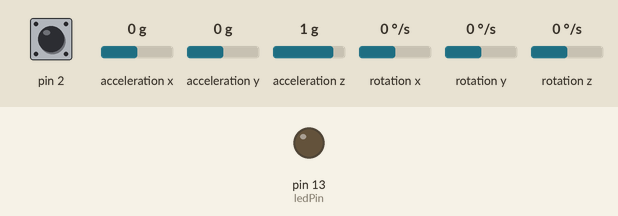
Simulated run of this sketch. Board: Arduino Uno, built with avr-gcc and run on an emulated ATmega328P. Shown: output pins drawn as LEDs (lit = HIGH). Wiring (inferred from the names in the program): HMC5883L compass at I2C address 0x1E; ADXL345 accelerometer at I2C address 0x53; ITG-3200 gyroscope at I2C address 0x68. Inputs (shaded band) come from the test bench; at power-on: pin 2 HIGH, acceleration x 0 g, acceleration y 0 g, acceleration z 1 g, rotation x 0 °/s, rotation y 0 °/s, rotation z 0 °/s. What the sketch prints to the serial monitor is not drawn.

Above: at 1.2 s.
1.3 s: pin 2 pulled LOW for 0.15 s
At 1.37 s:
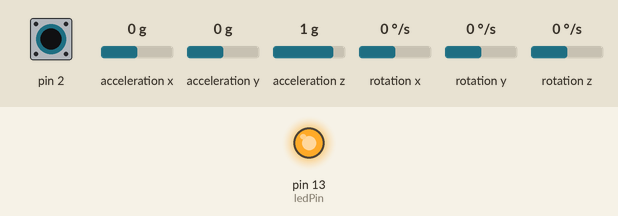
2.9 s: pin 2 pulled LOW for 3.2 s
At 6.7 s:
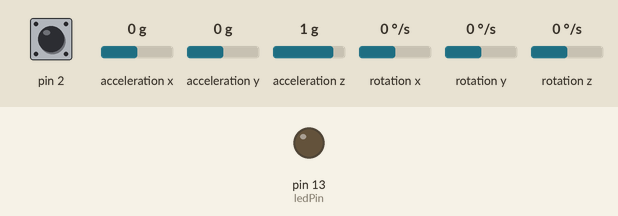
Timing chart, 0 to 8.2 s (numbered marks = the images above; inputs shaded):
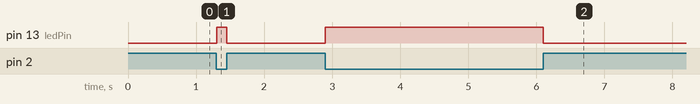

The sketch:

exp5-IMU9.ino
```cpp
#include <CapacitiveSensor.h>
int ledPin = 13;
CapacitiveSensor cs_4_2 = CapacitiveSensor(4,2);

#include <Wire.h>                               // I2C library, gyroscope
//-------- REGISTER MAP for ADXL345 chip   -----// Gyroscope MPU3050 / ITG3200 / ITG3205
#define GYRO 0x68                               // when AD0 is connected to GND ,gyro address is 0x68; GY-85
//#define GYRO 0x69                             // when AD0 is connected to VCC ,gyro address is 0x69
#define PWR_MGM     (0x3E)                      // Register 3E – Power Management Control
                                                //   used to manage the power control, select the clock source,
                                                //   and to issue a master reset to the device - pg 27
#define SMPLRT_DIV  (0x15)                      // Register 21 – Sample Rate Divider
                                                //   determines the sample rate of the ITG-3205 gyros
#define DLPF_FS     (0x16)                      // Register 22 – DLPF, Full Scale
                                                //   configures several parameters related to the sensor acquisition.
                                                //   The FS_SEL parameter allows setting the full-scale range of the gyro sensors
                                                //   The power-on-reset value of FS_SEL is 00h. Set to 03h for proper operation.
#define INT_CFG     (0x17)                      // Register 23 – Interrupt Configuration
                                                //   configures the interrupt operation of the device.
#define G_TO_READ   (8)                         // 2 bytes for each axis x, y, z
#define TEMP_OUT_H  (0x1B)                      // 16-bit temperature data (2’s complement format)
                                                // https://github.com/xioTechnologies/Serial-Oscilloscope
int g_offx = -15;                               // Off-Set are Board specific - Use Serial Oscilloscope program above
int g_offy = -35;                               // do it by trial and error; modify the signal
int g_offz = -35;                               // and write down until you can make zero all the axes
float hx, hy, hz, turetemp;

//-------- REGISTER MAP for ADXL345 chip   -----//
#define ACC         (0x53)                      // ADXL345 ACC address
#define POWER_CTL   (0x2D)                      // Power-saving features control
#define DATA_FORMAT (0x31)                      // Data format control
#define BW_RATE     (0x2C)                      // Data rate and power mode control
#define DATAX0      (0x32)                      // First address for axis x

#define Magnetometer_mX0 0x03
#define Magnetometer_mX1 0x04
#define Magnetometer_mZ0 0x05
#define Magnetometer_mZ1 0x06
#define Magnetometer_mY0 0x07
#define Magnetometer_mY1 0x08
int mX0, mX1;
int mY0, mY1;
int mZ0, mZ1;
float mX_out, mY_out, mZ_out;
float heading, headingDegrees, headingFiltered, declination;
float Xm, Ym, Zm;
#define Magnetometer 0x1E //I2C 7bit address of HMC5883

#define A_TO_READ   (6)                         // num of bytes we are going to read each time
                                                // two bytes for each axis
//---- initializes the gyroscope -  ITG3205 ----//
void initGyro()
{
   writeTo(GYRO, PWR_MGM,    0B00000000);       //  int osc, no rst, no sleep, normal mode
   writeTo(GYRO, SMPLRT_DIV, 0B00000111);        // divider is 7d
   writeTo(GYRO, DLPF_FS,    0B00011110);       // +/-2000 DPS, DLPF=5Hz, Int.sampleRate=1KHz,
   writeTo(GYRO, INT_CFG,    0B00000000);       // logic high, push-pull, no latch, no int
}

//-- Initialization - Turning on the ADXL345 ---//
/*by default the device is in +-2g range reading*/
void initAcc() {
  writeTo(ACC, POWER_CTL,   0B00001000);        // 1 places the part into measurement mode
  writeTo(ACC, DATA_FORMAT, 0B00001011);        // +-16g range, right-justified, full resolution
  writeTo(ACC, BW_RATE,     0B00101100);        // 1100 -> ODR = 400Hz, 200 bandwidth = ODR/2
                                                // (ODR = Output Data Rate); Table 7 & 8 DS
                                                // same outputting data at each 10 ms (T = 1/ F)
}

void initMag() {
  Wire.beginTransmission(Magnetometer);
  Wire.write(0x02); // Select mode register
  Wire.write(0x00); // Continuous measurement mode
  Wire.endTransmission();
}

//-------- Returns all data Function   ---------//
void getGyroscopeData(int * result)
{
   int regAddress = TEMP_OUT_H;
   int temp, x, y, z;
   byte buff[G_TO_READ];
   readFrom(GYRO, regAddress, G_TO_READ,
   buff); //read the gyro data from the ITG3200
   result[0] = ((buff[2] << 8) | buff[3]) + g_offx;
   result[1] = ((buff[4] << 8) | buff[5]) + g_offy;
   result[2] = ((buff[6] << 8) | buff[7]) + g_offz;
   result[3] = (buff[0] << 8) | buff[1];        // temperature
 }

 //-------- Returns all data Function   ---------//
void getAccelerometerData(int * result) {

  int regAddress = DATAX0;                      // first axis-acceleration-data register on the ADXL345
  byte buff[A_TO_READ];                         // simultaneous reading as recommended by the data sheet
  readFrom(ACC, regAddress, A_TO_READ, buff);   // read the acceleration data from the ADXL345
                                                // each axis reading comes in 10 bit resolution
                                                // ie 2 bytes. Least Significat Byte first!!
                                                //thus we are converting both bytes in to one int
  result[0] = (((int)buff[1]) << 8) | buff[0];
  result[1] = (((int)buff[3])<< 8) | buff[2];
  result[2] = (((int)buff[5]) << 8) | buff[4];

}

void getMagData(int * result) {

}

//----------------  Set Up   -------------------//
void setup()
{
   Serial.begin(500000);
   Wire.begin();
   initGyro();
   initAcc();
   initMag();
  pinMode(ledPin, OUTPUT);
  cs_4_2.set_CS_AutocaL_Millis(0xFFFFFFFF);
}

void loopGyr() {
   byte addr;
   int gyro[4];
   getGyroscopeData(gyro);
   hx = gyro[0] / 14.375;
   hy = gyro[1] / 14.375;
   hz = gyro[2] / 14.375;
   turetemp = 35+ ((double) (gyro[3] + 13200)) / 280; // temperature
   //Serial.print(" Gx=");
   Serial.print(hx);
   Serial.print(" ");
   //Serial.print(" Gy=");
   Serial.print(hy);
   Serial.print(" ");
   //Serial.print(" Gz=");
   Serial.print(hz);
   Serial.print(" ");
}

void loopAcc() {
  int acc[3];
  getAccelerometerData(acc);
  // hx = acc[0] / 256.0;
  // hy = acc[1] / 256.0;
  // hz = acc[2] / 256.0;
  hx = acc[0];
  hy = acc[1];
  hz = acc[2];
  //Serial.print(" Ax=");
  Serial.print(hx);
  Serial.print(" ");
  //Serial.print(" Ay=");
  Serial.print(hy);
  Serial.print(" ");
  //Serial.print(" Az=");
  Serial.print(hz);
  Serial.print(" ");
}

void loopMag() {
  // — — X-Axis
  Wire.beginTransmission(Magnetometer); // transmit to device
  Wire.write(Magnetometer_mX1);
  Wire.endTransmission();
  Wire.requestFrom(Magnetometer, 1);
  //if (Wire.available() <= 1)
  //{
    mX0 = Wire.read();
  //}
  Wire.beginTransmission(Magnetometer); // transmit to device
  Wire.write(Magnetometer_mX0);
  Wire.endTransmission();
  Wire.requestFrom(Magnetometer, 1);
  //if (Wire.available() <= 1)
  //{
    mX1 = Wire.read();
  //}
  // — — Y-Axis
  Wire.beginTransmission(Magnetometer); // transmit to device
  Wire.write(Magnetometer_mY1);
  Wire.endTransmission();
  Wire.requestFrom(Magnetometer, 1);
  //if (Wire.available() <= 1)
  //{
    mY0 = Wire.read();
  //}
  Wire.beginTransmission(Magnetometer); // transmit to device
  Wire.write(Magnetometer_mY0);
  Wire.endTransmission();
  Wire.requestFrom(Magnetometer, 1);
  //if (Wire.available() <= 1)
  //{
    mY1 = Wire.read();
  //}

  // — — Z-Axis
  Wire.beginTransmission(Magnetometer); // transmit to device
  Wire.write(Magnetometer_mZ1);
  Wire.endTransmission();
  Wire.requestFrom(Magnetometer, 1);
  //if (Wire.available() <= 1)
  //{
    mZ0 = Wire.read();
  //}
  Wire.beginTransmission(Magnetometer); // transmit to device
  Wire.write(Magnetometer_mZ0);
  Wire.endTransmission();
  Wire.requestFrom(Magnetometer, 1);
  //if (Wire.available() <= 1)
  //{
    mZ1 = Wire.read();
  //}

  // — — X-Axis
  mX1 = mX1 << 8;
  mX_out = mX0 + mX1; // Raw data
  // From the datasheet: 0.92 mG/digit
  Xm = mX_out * 0.00092; // Gauss unit
  //* Earth magnetic field ranges from 0.25 to 0.65 Gauss, so these are
  //the values that we need to get approximately.
  // — — Y-Axis
  mY1 = mY1 << 8;
  mY_out = mY0 + mY1;
  Ym = mY_out * 0.00092;
  // — — Z-Axis
  mZ1 = mZ1 << 8;
  mZ_out = mZ0 + mZ1;
  Zm = mZ_out * 0.00092;

  //Serial.print(" Mx=");
  Serial.print(mX_out);
  Serial.print(" ");
  //Serial.print(" My=");
  Serial.print(mY_out);
  Serial.print(" ");
  //Serial.print(" Mz=");
  Serial.print(mZ_out);
  Serial.print(" ");

  /*
  // ==============================
  //Calculating Heading
  heading = atan2(Ym, Xm);
  // Correcting the heading with the declination angle depending on your
  // location
  // You can find your declination angle at:
  // http://www.ngdc.noaa.gov/geomag-web/
  // At my location it’s 4.2 degrees => 0.073 rad
  // My city = -12.44 degrees = > -0.19540706305329 rad
  //  http://www.magnetic-declination.com/
  // declination = 0.073;
  declination = -0.195;
  heading += declination;
  // Correcting when signs are reveresed
  if (heading < 0) heading += 2 * PI;
  // Correcting due to the addition of the declination angle
  if (heading > 2 * PI)heading -= 2 * PI;
  headingDegrees = heading * 180 / PI; // The heading in Degrees unit
  // Smoothing the output angle / Low pass filter
  headingFiltered = headingFiltered * 0.85 + headingDegrees * 0.15;
  //Sending the heading value through the Serial Port to Processing IDE
  Serial.print(headingFiltered);
  Serial.print(" ");
  */
}

void loopTouch() {
  long cap =  cs_4_2.capacitiveSensor(5);
  // Serial.print(cap);
  //  Serial.print(" ");
    if (cap > 30) {
    digitalWrite(ledPin, HIGH);
    //Serial.print(" Touch=");

    Serial.print(1);
  } else {
    digitalWrite(ledPin, LOW);
    //Serial.print(" Touch=");
    Serial.print(0);
  }
}

//----------------    Loop   -------------------//
void loop()
{
  long t = millis();
  Serial.print(t);
  Serial.print(" ");
  loopGyr();
  loopAcc();
  // loopMag();
  loopTouch();
  Serial.println();
}
//---------------- Functions------------------  //
/*Writes val to address register on ACC*/
void writeTo(int DEVICE, byte address, byte val) {
   Wire.beginTransmission(DEVICE);              //start transmission to ACC
   Wire.write(address);                         // send register address
   Wire.write(val);                             // send value to write
   Wire.endTransmission();                      //end transmission
}
/*reads num bytes starting from address register on ACC in to buff array*/
 void readFrom(int DEVICE, byte address, int num, byte buff[]) {
   Wire.beginTransmission(DEVICE);              //start transmission to ACC
   Wire.write(address);                         //sends address to read from
   Wire.endTransmission();                      //end transmission

   // Wire.beginTransmission(DEVICE);           //start transmission to ACC
   // Removed in Sept 14, 2017: Thanks to https://github.com/Koepel
   // Wire.requestFrom() does a complete I2C transaction on its own
   // Wire.beginTransmission() and Wire.endTransmission() are only used when writing data
   Wire.requestFrom(DEVICE, num);               // request 6 bytes from ACC

   int i = 0;
   while(Wire.available())                      //ACC may send less than requested (abnormal)
 {
   buff[i] = Wire.read();                       // receive a byte
   i++;
 }
   // Wire.endTransmission();                   //end transmission. Perfect Koepel! Thank you very much for your comments!
}
```

Measured:
- after the input at 1.3 s, pin 13 (ledPin): LOW → HIGH at once, → LOW 0.15 s later
- after the input at 2.9 s, pin 13 (ledPin): LOW → HIGH at once, → LOW 3.2 s later
